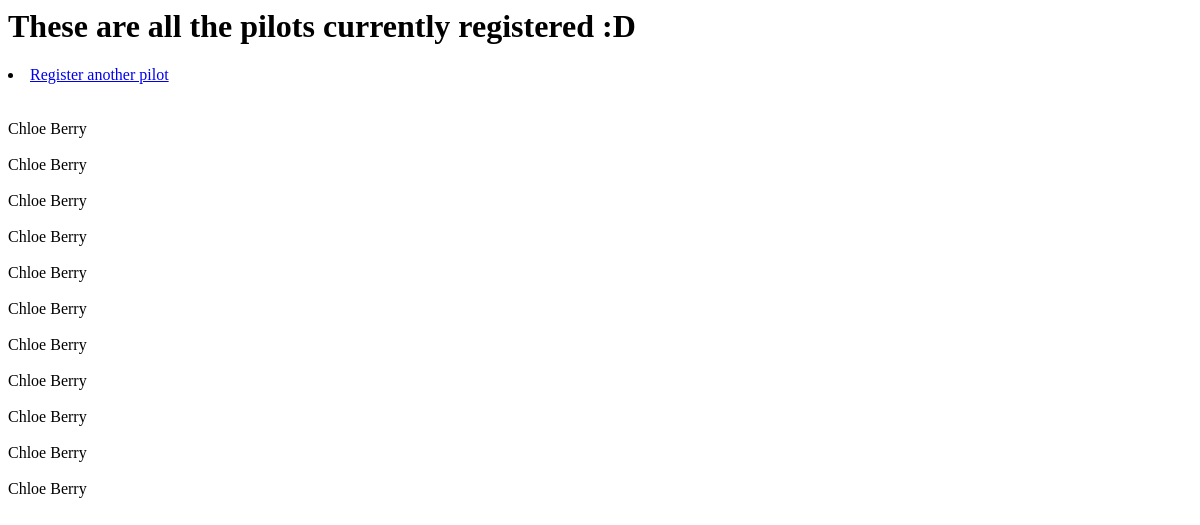
The app's page /pilot_display, older data.
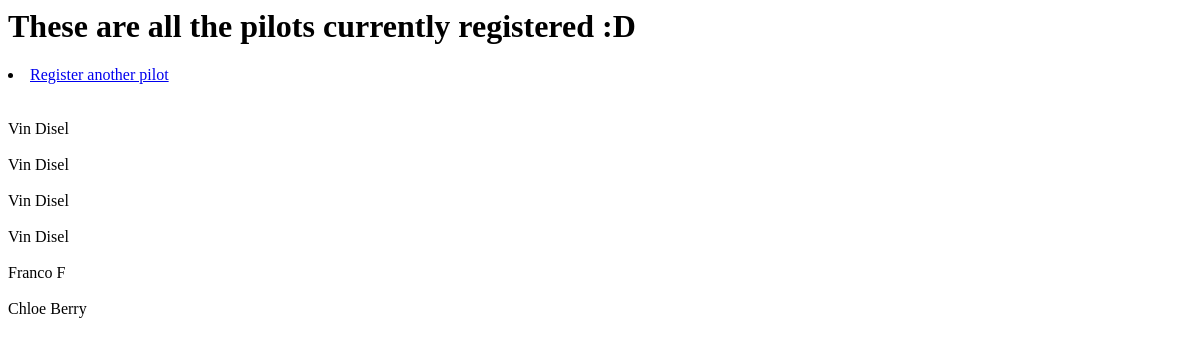
The same page, newer data.
### logs/models.py (models this page shows, shortened)
class Pilot(models.Model):
    first_name = models.CharField(max_length=200)
    middle_name = models.CharField(max_length=200,blank=True)
    last_name = models.CharField(max_length=200)
    date_of_birth = models.DateField(null=True)
    GENDER_CHOICES = (
        ('M', 'Male'),
        ('F', 'Female'),
    )
    gender = models.CharField(max_length=1, choices=GENDER_CHOICES)
    phone = models.CharField(max_length=200)
    email = models.CharField(max_length=200)
    STATE_CHOICES = (("Alabama","Alabama"),("Alaska","Alaska"),("Arizona","Arizona"),("Arkansas","Arkansas"),("California","California"),("Colorado","Colorado"),("Connecticut","Connecticut"),("Delaware","Delaware"),("Florida","Florida"),("Georgia","Georgia"),("Hawaii","Hawaii"),("Idaho","Idaho"),("Illinois","Illinois"),("Indiana","Indiana"),("Iowa","Iowa"),("Kansas","Kansas"),("Kentucky","Kentucky"),("Louisiana","Louisiana"),("Maine","Maine"),("Maryland","Maryland"),("Massachusetts","Massachusetts"),("Michigan","Michigan"),("Minnesota","Minnesota"),("Mississippi","Mississippi"),("Missouri","Missouri"),("Montana","Montana"),("Nebraska","Nebraska"),("Nevada","Nevada"),("New Hampshire","New Hampshire"),("New Jersey","New Jersey"),("New Mexico","New Mexico"),("New York","New York"),("North Carolina","North Carolina"),("North Dakota","North Dakota"),("Ohio","Ohio"),("Oklahoma","Oklahoma"),("Oregon","Oregon"),("Pennsylvania","Pennsylvania"),("Rhode Island","Rhode Island"),("South Carolina","South Carolina"),("South Dakota","South Dakota"),("Tennessee","Tennessee"),("Texas","Texas"),("Utah","Utah"),("Vermont","Vermont"),("Virginia","Virginia"),("Washington","Washington"),("West Virginia","West Virginia"),("Wisconsin","Wisconsin"),("Wyoming","Wyoming"))
    address1 = models.CharField(max_length=200)
    address2 = models.CharField(max_length=200, blank=True)
    city = models.CharField(max_length=200)
    state = models.CharField(max_length=200, choices=STATE_CHOICES)
    zipcode = models.CharField(max_length=200)
    country = models.CharField(max_length=200)

### logs/views.py (the view, shortened to what this page needs)
# urls.py: path('pilot_display', PilotListView.as_view(), name='pilot-list'),
class PilotListView(ListView):
    model = Pilot

### logs/templates/logs/pilot_list.html (shortened to what this page needs)
<h1> These are all the pilots currently registered :D </h1>
<li><a href="add_pilot"> Register another pilot</a></li>
{% for pilot in object_list %}
{{ pilot.first_name }} {{ pilot.last_name }}
{% endfor %}

Row changes from the older to the newer data that the page shows:
removed Pilot: first_name "Chloe", last_name "Berry"
removed Pilot: first_name "Chloe", last_name "Berry"
removed Pilot: first_name "Chloe", last_name "Berry"
removed Pilot: first_name "Chloe", last_name "Berry"
removed Pilot: first_name "Chloe", last_name "Berry"
removed Pilot: first_name "Chloe", last_name "Berry"
removed Pilot: first_name "Chloe", last_name "Berry"
removed Pilot: first_name "Chloe", last_name "Berry"
removed Pilot: first_name "Chloe", last_name "Berry"
removed Pilot: first_name "Chloe", last_name "Berry"
added Pilot: first_name "Vin", last_name "Disel"
added Pilot: first_name "Vin", last_name "Disel"
added Pilot: first_name "Vin", last_name "Disel"
added Pilot: first_name "Vin", last_name "Disel"
added Pilot: first_name "Franco", last_name "F"
